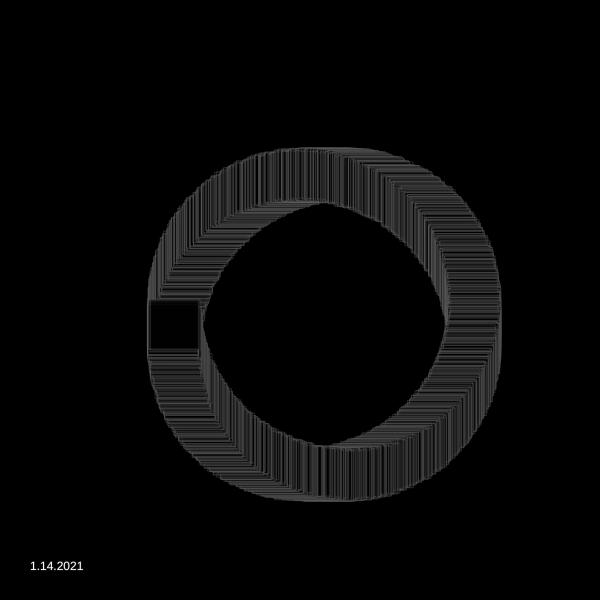
Frame 1 (no input)
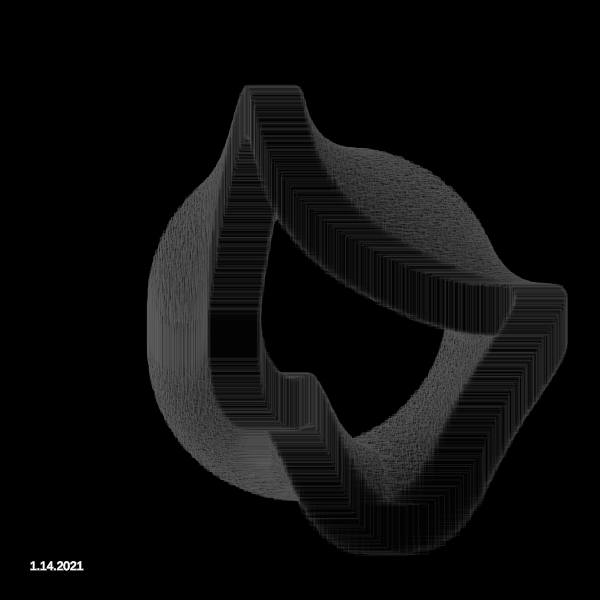
Frame 60 (no input)
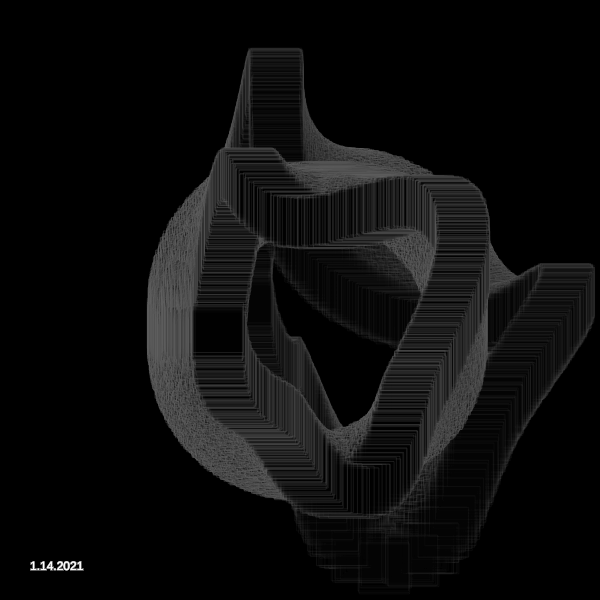
Frame 120 (the mouse pressed at the canvas centre since frame 60)

The p5.js sketch that drew these frames (run headless with seeded random() and noise() and a simulated clock; from frame 60 on, the mouse is pressed at the canvas centre):

// p5.js sketch
// ── sketch.js
/* Forked from  Roni Kaufman
 inspired by https://twitter.com/dmitricherniak/status/1214888292421951488?s=09
Fork and modifications by Nina Lutz
*/

let particles = [];
let circles = [];
let squiggliness = 1/2000;
let interval;
let margin = 20;
let theEnd = false;
let r = 150;
let noiseFactor = 10;
let baseHue;

function setup() {

  var canvas;
  if(windowWidth>=600 && windowHeight >=600){
    canvas = createCanvas(600, 600);
  }
  else{
    canvas = createCanvas(windowWidth, windowHeight - 100);
  }

  var x = (windowWidth - width) / 2;
  var y = (windowHeight - height) / 2;

  canvas.position(x, y);

  noStroke();
  
  updateParticles();
    background(0)


  interval = setInterval(updateParticles, 5000);
}

function draw() {
  background(0, 1)
  if (theEnd) {
    noLoop();
  } else {
    for (let p of particles) {
      p.draw();
      p.move();
    }
  }
  fill(255);
  text("1.14.2021", 30, height-30)
}

function updateParticles() {
  particles = [];
  let xCenter = width/2;
  let yCenter = height/2;
  let n = r*10;
  for (let i = 0; i < n; i++) {
    let theta = map(i, 0, n, -PI, PI);
    let x_ = xCenter + r*cos(theta);
    let y_ = yCenter + r*sin(theta);
    let s_ = 1;
    let sat_ = random(noiseFactor/2, 100);
    let val_ = random(0, noiseFactor*2);
    particles.push(new Particle(x_, y_, s_, sat_, val_));
  }
  r -= 14;
  noiseFactor += 10;
  baseHue += 0;
  if (r < 20) {
    clearInterval(interval);
    theEnd = true;
  }
}

function Particle(x_, y_, s_, sat_, val_) {
  this.x = x_; // x
  this.y = y_; // y
  this.size = s_; // size
  this.sat = sat_; // saturation
  this.val = val_; // value
  
  this.alpha = 100;
  this.dist = 1.2;
  
  this.move = function() {
    let theta = noise(this.x * squiggliness, this.y * squiggliness)*PI*noiseFactor;
    fill(baseHue%100, this.sat, this.val, this.alpha);
    let v = p5.Vector.fromAngle(theta, this.dist);
    this.x += v.x;
    this.y += v.y;
    //this.dist *= 0.999;
    this.alpha *= 0.985;
    this.size *= 0.985;
  }
  
  this.draw = function() {
    //fill(100, this.alpha);
    fill(0, this.alpha)
    stroke(100, this.alpha)
    square(this.x + random(-2, 2) - this.size/2, this.y + random(-2, 2) - this.size/2, 50);
  }
}

function intersectsWithOtherCircles(x_, y_, r_) {
  for (let c of circles) {
    if (dist(c.x, c.y, x_, y_) < c.r + r_ + margin) {
      return true;
    }
  }
  circles.push({x: x_, y: y_, r: r_});
  return false;
}
